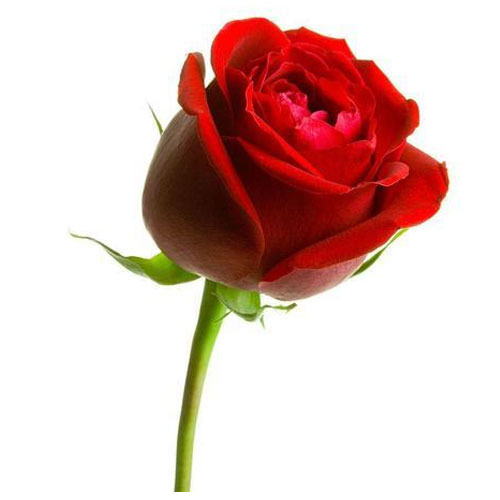
#> input picture src/topic03_perception/images/flower.jpg, 500 x 500 px
$ python image_structure.py
#> lines starting #> are read from the running program, lines starting #| are printed output that depends on the picture
#!/usr/bin/env python

#import numpy: the data structure that will handle an image
import numpy as np
import time
#import openCV
import cv2

image_name = "flower"

print ('read an image from file')
img = cv2.imread("images/"+image_name+".jpg")
#> img is the input picture: shape (500, 500, 3); mean B, G, R 190.9, 195.6, 224.4

print ('display the content of the image')
print (img)
#> (printed output is left out)
print ('In Python, an image is stored in a numpy array. Numpy is library used for scientific computing of multi-dimensional arrays and matrices.')

print ('we can determine several features of the images using numpy array properties')
print ('type of an image type(img): %s'%type(img))
#| type of an image type(img): <class 'numpy.ndarray'>
print ('size of the image img.size: %d'%img.size)
#| size of the image img.size: 750000
print ('length of the image (number of pixel in the vertical direction) len(img): %d'%len(img))
#| length of the image (number of pixel in the vertical direction) len(img): 500
print ('shape of an image (length in pixe, width in pixel, number of color) img.shape (%d,%d,%d)'%img.shape)
#| shape of an image (length in pixe, width in pixel, number of color) img.shape (500,500,3)
print ('image length (also height) img.shape[0]: %d'%img.shape[0])
#| image length (also height) img.shape[0]: 500
print ('image width img.shape[1]: %d'%img.shape[1])
#| image width img.shape[1]: 500

height, width, channels = img.shape
#> height = 500; width = 500; channels = 3
print ('height = %d'%height)
#| height = 500
print ('width = %d'%width)
#| width = 500
print ('channels = %d'%channels)
#| channels = 3

print ('number of colors per pixel img.shape[2]: %d'%img.shape[2])
#| number of colors per pixel img.shape[2]: 3
print ('number of pixels: %d'%(img.shape[0]*img.shape[1]))
#| number of pixels: 250000
print ('type of the image img.dtype: %s'%img.dtype)
#| type of the image img.dtype: uint8
print ('sub-image at row [10] (img[10])')
print (img[10])
#> (printed output is left out)
print ('shape of sub-image at row [0] (img[10].shape)')
print (img[10].shape)
#| (500, 3)
print ('pixel at raw 10 and column 5 (img[10, 5])')
print (img[10, 5])
#| [255 255 255]
print (img[10] [5])
#| [255 255 255]
print ('pixel at raw 0 and column 0 (img[0, 0])')
print (img[0, 0])
#| [255 255 255]
print (img[0] [0])
#| [255 255 255]

print ('you can see a single channel in the image, for example only the first channel')
print (img[:, :, 0])
#> (printed output is left out)


print ('create a window holder for the image')
cv2.namedWindow("Image",cv2.WINDOW_NORMAL)

print ('display the image')
cv2.imshow("Image",img[:, :, 0])
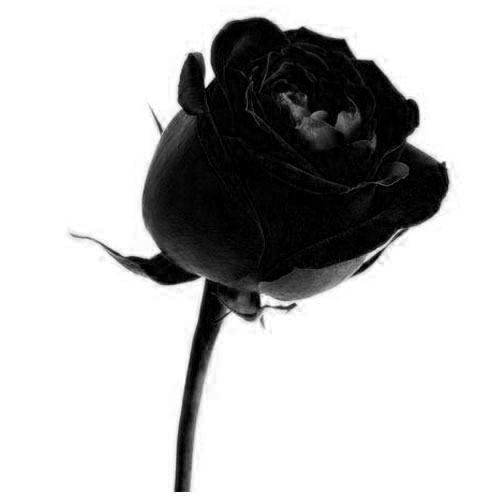
#> window 'Image': shape (500, 500); min 0, max 255, mean 190.9
cv2.waitKey(0)
